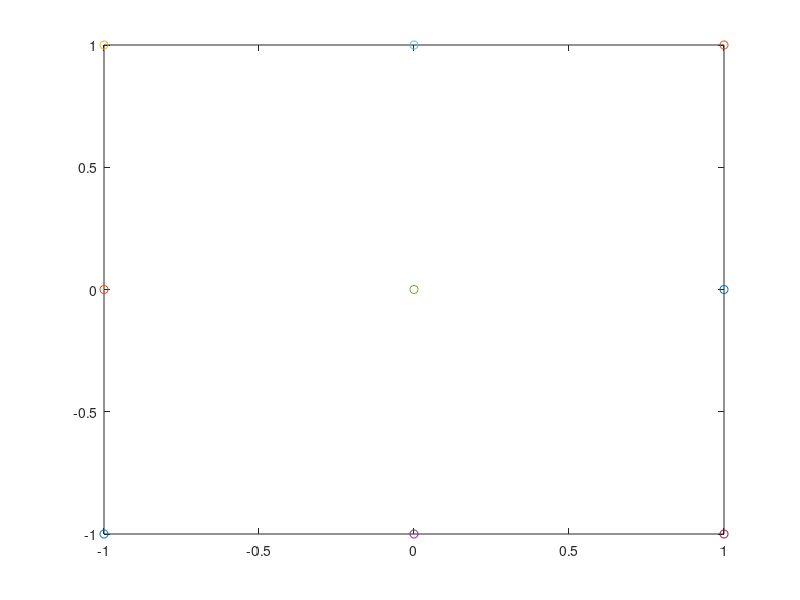

Write MATLAB code to recreate this figure.
c0 = [-1,0,1];
c = zeros(2,9);
for i=1:3
for j=1:3
    c(:,(i-1)*3+j)=[c0(i);c0(j)];
end
end
for j = 1:9
plot(c(1,j),c(2,j),'o');
hold on;
end